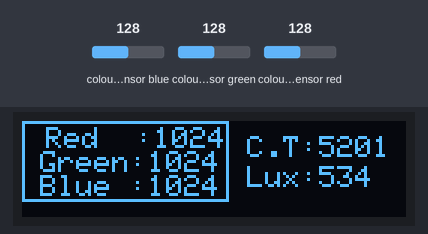
Bench run of a sketch on a simulated Arduino Uno, built with avr-gcc and run on an emulated ATmega328P. On the bench: 128×32 one-colour display. Inputs (shaded band) come from the test bench; at power-on: colour sensor blue 128, colour sensor green 128, colour sensor red 128.

Above: at 1.2 s.
1.3 s: colour sensor blue set to 5
At 1.64 s:
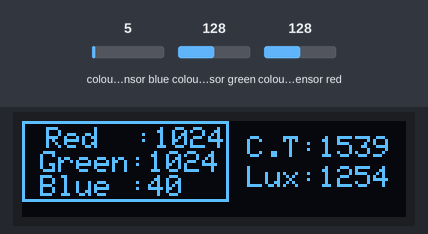
4.1 s: colour sensor green set to 5
At 4.42 s:
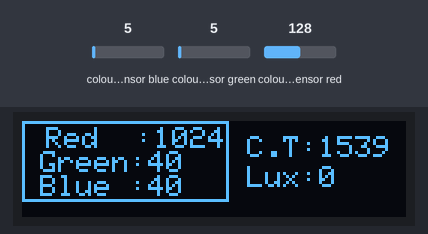
5.7 s: colour sensor red set to 5
At 6.01 s:
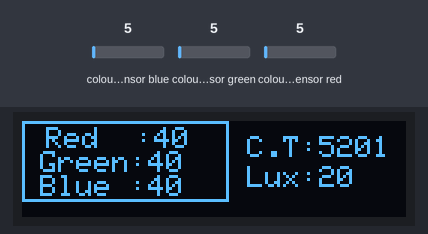
7.3 s: colour sensor blue set to 64
At 7.59 s:
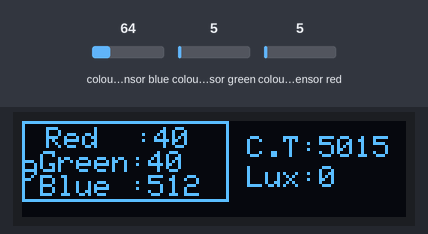
Timing chart, 0 to 9.9 s (numbered marks = the images above; inputs shaded):
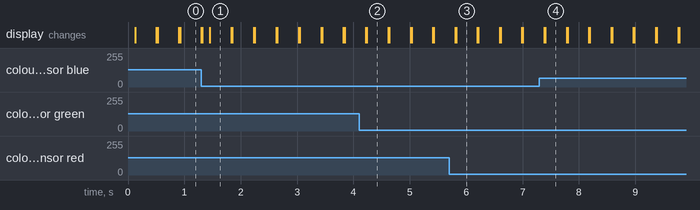

Measured:
- after the input at 1.3 s, the display: first differs from a run without the input after 0.15 s (image 1)
- after the input at 4.1 s, the display: first differs from a run without the input after 0.14 s (image 2)
- after the input at 5.7 s, the display: first differs from a run without the input after 0.12 s (image 3)
- after the input at 7.3 s, the display: first differs from a run without the input after 0.10 s (image 4)

The sketch:

TCS34725_oled.ino
```cpp
#include <Wire.h>
#include <Adafruit_GFX.h>
#include <Adafruit_SSD1306.h>
#include "Adafruit_TCS34725.h"


Adafruit_SSD1306 display = Adafruit_SSD1306(128, 32, &Wire);


Adafruit_TCS34725 tcs = Adafruit_TCS34725(TCS34725_INTEGRATIONTIME_50MS, TCS34725_GAIN_4X);


void setup() {

display.begin(SSD1306_SWITCHCAPVCC, 0x3C);
tcs.begin();


  display.clearDisplay();
  display.display();


}

void loop() {

  uint16_t r, g, b, c, colorTemp, lux;

  tcs.getRawData(&r, &g, &b, &c);

  colorTemp = tcs.calculateColorTemperature_dn40(r, g, b, c);
  lux = tcs.calculateLux(r, g, b);


  display.setTextSize(1);
  display.setTextColor(SSD1306_WHITE);

  display.drawRect(0, 0, 69, 27, SSD1306_WHITE);
  display.display();

  display.setCursor(2,2);
  display.print(" Red  :");
  display.println(r, DEC);
  display.print(" Green:");
  display.println(g, DEC);
  display.print(" Blue :");
  display.println(b, DEC);

  display.setCursor(75,5);
  display.print("C.T:");
  display.println(colorTemp, DEC);

  display.setCursor(75,15);
  display.print("Lux:");
  display.println(lux, DEC);


  display.display();
  display.clearDisplay();

  delay(50);

}
```
